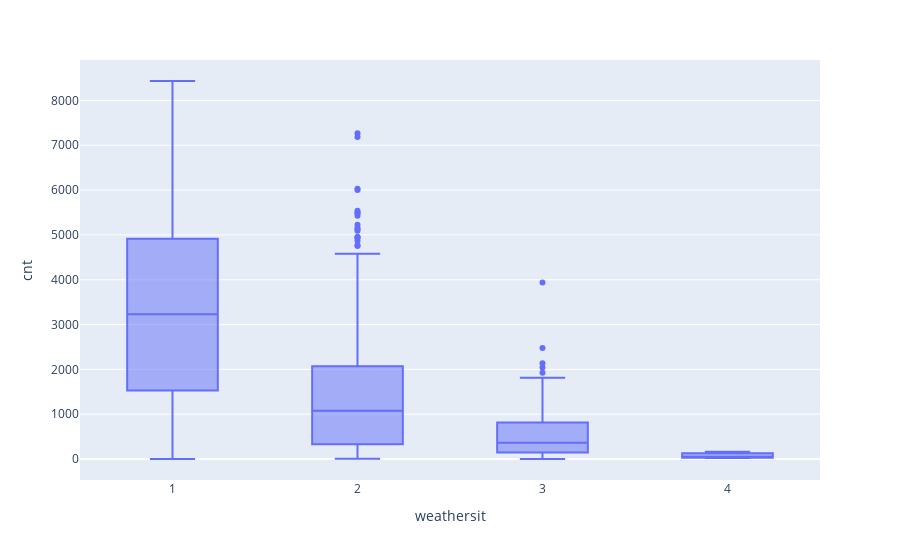

Write notebook code for a chart like this one.
### Markdown cell above
### Insight 7: Weather type vs usage
While this makes logical sense, we wanted to see by what amounts are our customers stopping using our services as weather gets progressively worse. As evidenced in the data in our graph below, there is very little participation when the weather is in a bad shape. However, it is interesting to note that misty days have a definitively smaller amount of customers than one with a fully cleared day. Mist doesn't exactly affect the biking experience, so perhaps this is psychological behavior. Maybe it would be an interesting proposition to study offering discounts in misty days so we can incentivize use instead of seeing the potential go to waste.

### Code cell
# First we aggregate the count of users by day and weather conditions to see how they stack against each other
weather_use = eda_df.groupby(['dteday', 'weathersit'], as_index=False).sum()

# Lastly we plot the box plot.
weather_use_box = px.box(weather_use, x='weathersit', y='cnt')
weather_use_box

### Figure 1 — Plotly figure (JSON) as saved in the notebook; plotly's stock layout.template omitted (floating-point values rounded to 4 significant figures; data arrays with more than 128 entries replaced by an {"elided": "..."} marker saying what was removed)
{"data": [{"alignmentgroup": "True", "hovertemplate": "weathersit=%{x}<br>cnt=%{y}<extra></extra>", "legendgroup": "", "marker": {"color": "#636efa"}, "name": "", "notched": false, "offsetgroup": "", "orientation": "v", "showlegend": false, "type": "box", "x": {"elided": "1570 int values"}, "x0": " ", "xaxis": "x", "y": {"elided": "1570 int values"}, "y0": " ", "yaxis": "y"}], "layout": {"autosize": true, "boxmode": "group", "legend": {"tracegroupgap": 0}, "margin": {"t": 60}, "xaxis": {"anchor": "y", "autorange": true, "domain": [0, 1], "range": [0.5, 4.5], "title": {"text": "weathersit"}, "type": "linear"}, "yaxis": {"anchor": "x", "autorange": true, "domain": [0, 1], "range": [-467.5, 8902.0], "title": {"text": "cnt"}, "type": "linear"}}}
